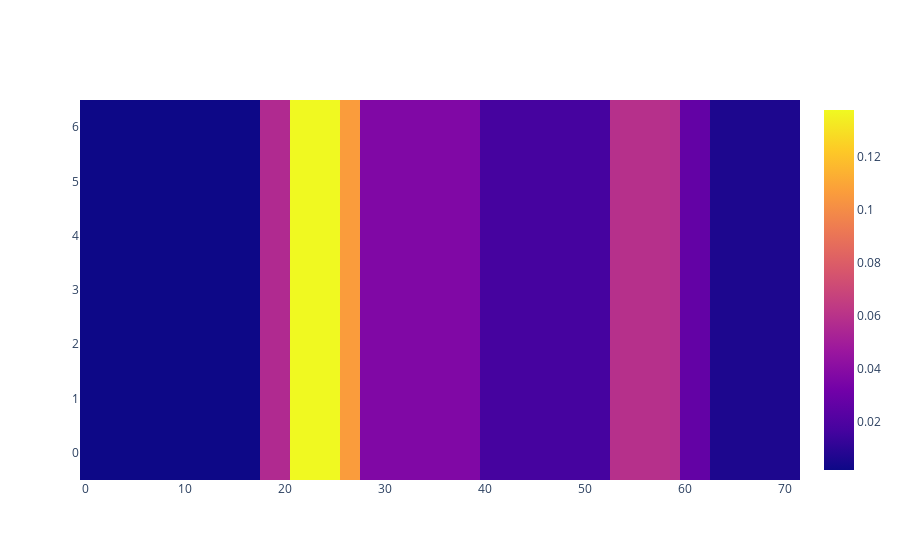

The notebook cell saved with this chart:
### Code cell
from sklearn.tree import DecisionTreeRegressor
from sklearn.model_selection import train_test_split

from sklearn import tree
reg_x = []
reg_y = []
weight = []
for dis in data["Microwave"]:
    cnt = sum(dis["distribution"])
    weight.append(cnt)
    reg_x.append(dis["coor"])
    reg_y.append([
        x / cnt
        for x in dis["distribution"][1:]
    ])

X_train, X_test, y_train, y_test = train_test_split(
    reg_x, reg_y, test_size=0.33, random_state=42)

clf = DecisionTreeRegressor()
path = clf.cost_complexity_pruning_path(X_train, y_train)

regressor = DecisionTreeRegressor(ccp_alpha=20e-6)

regressor.fit(reg_x, reg_y, sample_weight=weight)

on_rate_group = np.full(ctx_info.get_ctx_space_shape(), 0.)
for i in range(ctx_info.get_ctx_space_shape()[0]):
    for j in range(ctx_info.get_ctx_space_shape()[1]):
        on_rate_group[i,j] = regressor.predict([[i,j]])

fig = go.Figure(data=go.Heatmap(z=np.transpose(on_rate_group)))
fig.show()

### Figure 1 — Plotly figure (JSON) as saved in the notebook; plotly's stock layout.template omitted (floating-point values rounded to 4 significant figures; data arrays with more than 128 entries replaced by an {"elided": "..."} marker saying what was removed)
{"data": [{"type": "heatmap", "z": {"elided": "7x72 float values"}}], "layout": {}}
